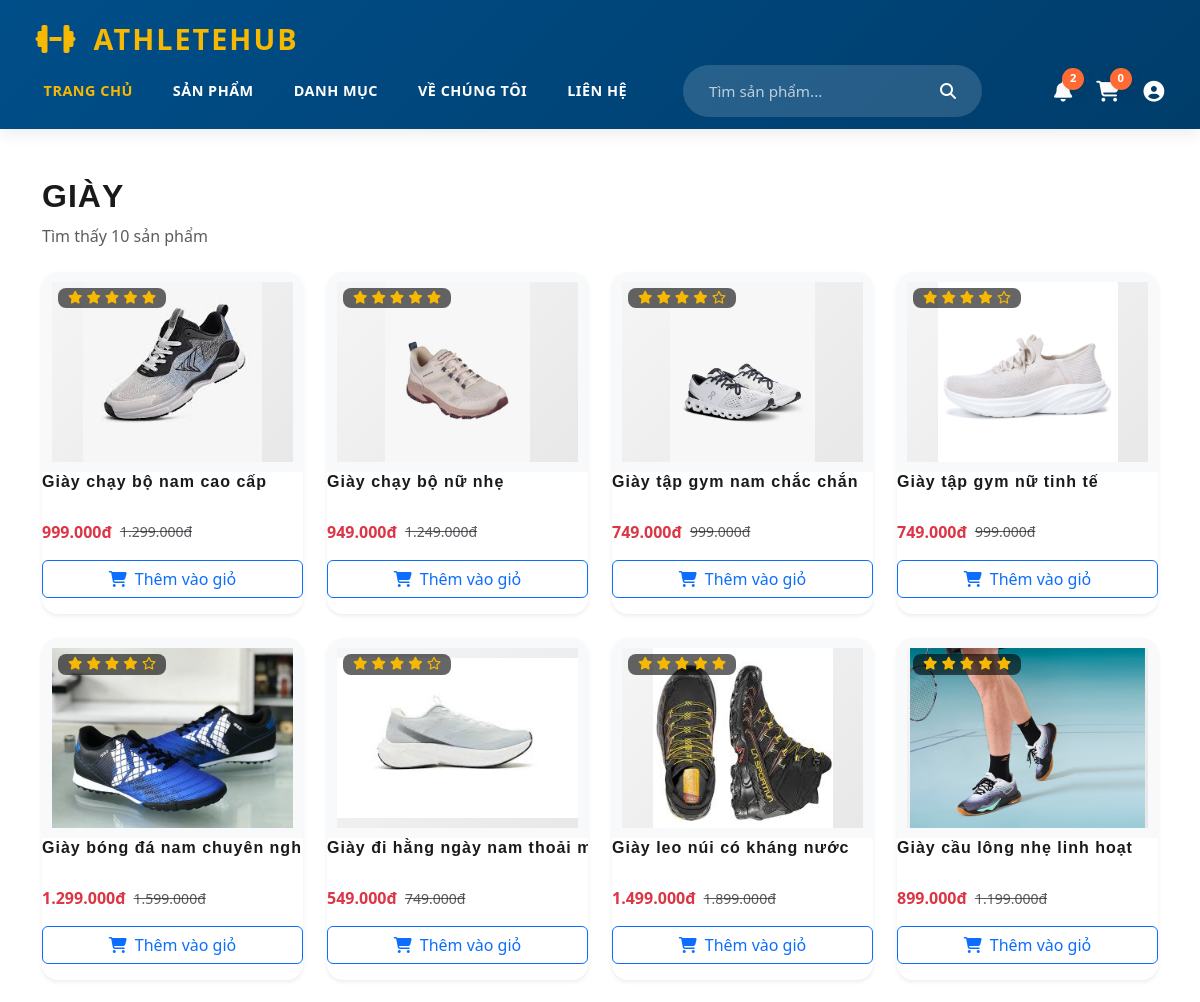
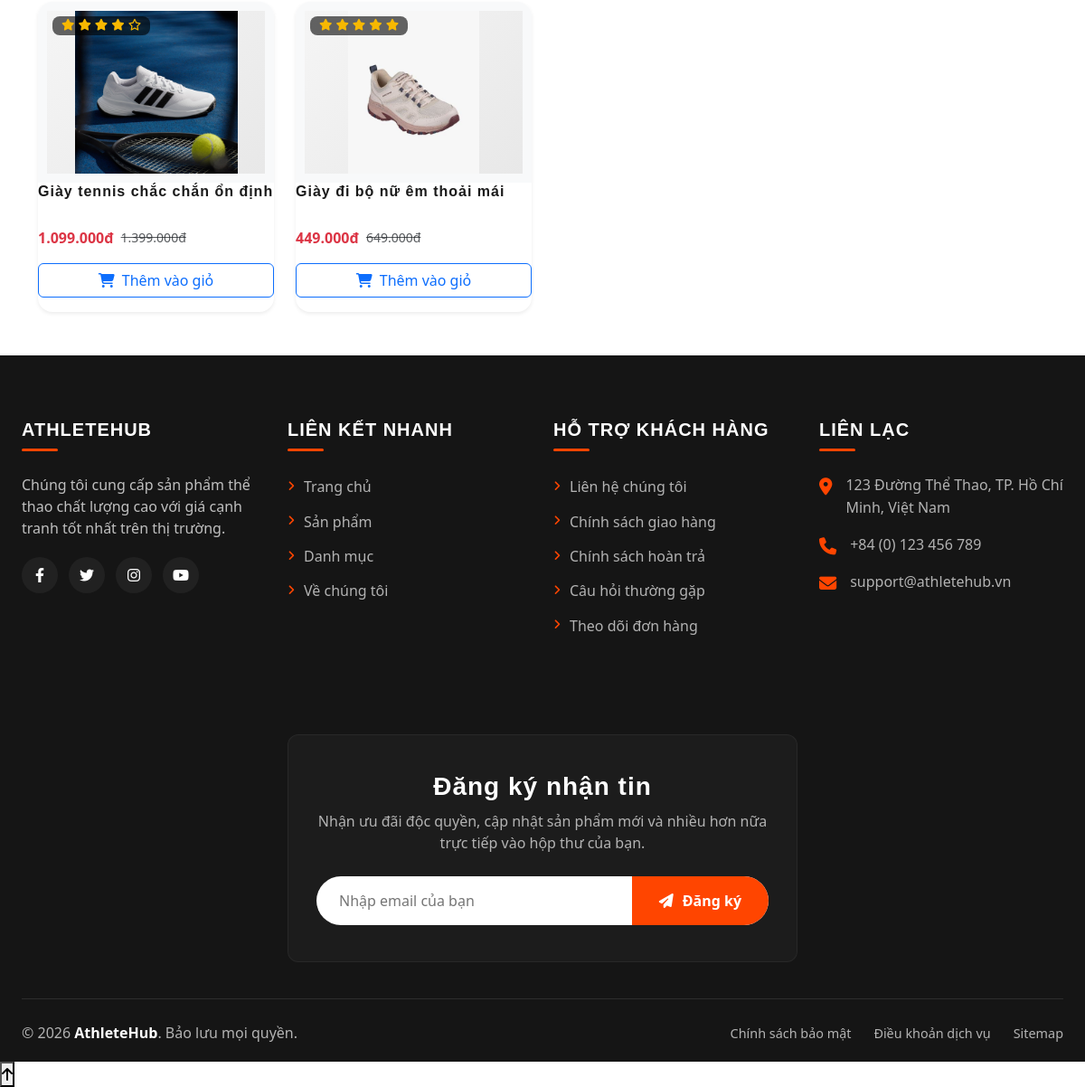
/Category_products.php?danh_muc_id=2, run on the app's committed database (2 pictures, top to bottom).
### tables this page shows
CREATE TABLE `san_pham` (
  `id` int(11) NOT NULL COMMENT 'ID sản phẩm',
  `danh_muc_id` int(11) DEFAULT NULL COMMENT 'ID danh mục',
  `ten` varchar(255) NOT NULL COMMENT 'Tên sản phẩm',
  `mo_ta` text DEFAULT NULL COMMENT 'Mô tả sản phẩm',
  `mo_ta_chi_tiet` longtext DEFAULT NULL COMMENT 'Mô tả chi tiết',
  `gia` decimal(15,2) NOT NULL COMMENT 'Giá bán',
  `gia_goc` decimal(15,2) DEFAULT NULL COMMENT 'Giá gốc',
  `phan_tram_giam` int(11) DEFAULT 0 COMMENT 'Phần trăm giảm giá',
  `ngay_bat_dau_giam` datetime DEFAULT NULL COMMENT 'Ngày bắt đầu giảm',
  `ngay_ket_thuc_giam` datetime DEFAULT NULL COMMENT 'Ngày kết thúc giảm',
  `trung_binh_sao` float DEFAULT 0 COMMENT 'Điểm đánh giá trung bình',
  `so_luong_danh_gia` int(11) DEFAULT 0 COMMENT 'Số lượng đánh giá',
  `hinh_anh_chinh` varchar(255) DEFAULT NULL COMMENT 'Hình ảnh chính',
  `trang_thai` tinyint(4) DEFAULT 1 COMMENT 'Trạng thái (1=hoạt động, 0=ẩn)',
  `la_noi_bat` tinyint(4) DEFAULT 0 COMMENT 'Là sản phẩm nổi bật?',
  `ngay_tao` datetime DEFAULT current_timestamp() COMMENT 'Ngày tạo',
  `ngay_cap_nhat` datetime DEFAULT current_timestamp() ON UPDATE current_timestamp()
);

### functions.php (called while the page is built, shortened)
<?php
function getCategoryKey($danhMucId) {
    $categoryMap = [
        1 => 'quan-ao',
        2 => 'giay',
        3 => 'thiet-bi',
        4 => 'phu-kien'
    ];
    return isset($categoryMap[$danhMucId]) ? $categoryMap[$danhMucId] : 'quan-ao';
}
function getProductsByCategory($conn, $categoryId) {
    $sql = "SELECT * FROM san_pham WHERE danh_muc_id = :cat_id AND trang_thai = 1";
    $stmt = $conn->prepare($sql);
    $stmt->bindParam(':cat_id', $categoryId, PDO::PARAM_INT);
    $stmt->execute();
    $products = $stmt->fetchAll(PDO::FETCH_ASSOC);
    return array_map(function($p) {
        return [
            'id' => $p['id'],
            'name' => $p['ten'],
            'description' => $p['mo_ta'],
            'price' => $p['gia'],
            'originalPrice' => $p['gia_goc'],
            'rating' => $p['trung_binh_sao'],
            'image' => $p['hinh_anh_chinh'],
            'category' => getCategoryKey($p['danh_muc_id']),
            'trung_binh_sao' => $p['trung_binh_sao'],
            'so_luong_danh_gia' => $p['so_luong_danh_gia'],
            'hinh_anh_chinh' => $p['hinh_anh_chinh'],
            'ten' => $p['ten'],
            'mo_ta' => $p['mo_ta'],
            'gia' => $p['gia'],
            'gia_goc' => $p['gia_goc']
        ];
    }, $products);
}
?>

### Category_products.php (the view, shortened to what this page needs)
<?php
require_once 'functions.php';
$db = new Database();
$conn = $db->connect();
$id_danhmuc = isset($_GET['danh_muc_id']) ? (int)$_GET['danh_muc_id'] : 0;
if ($id_danhmuc > 0) {
    $products = getProductsByCategory($conn, $id_danhmuc);
} else {
    header("Location: index.php");
}
?>
<!DOCTYPE html>
<html lang="vi">
<head>
    <link href="https://cdnjs.cloudflare.com/ajax/libs/bootstrap/5.3.2/css/bootstrap.min.css" rel="stylesheet">
    <link href="https://cdnjs.cloudflare.com/ajax/libs/font-awesome/6.4.0/css/all.min.css" rel="stylesheet">
    <link rel="stylesheet" href="css/variables.css">
    <link rel="stylesheet" href="css/navbar.css">
    <link rel="stylesheet" href="css/hero.css">
    <link rel="stylesheet" href="css/categories.css">
    <link rel="stylesheet" href="css/products.css">
    <link rel="stylesheet" href="css/footer.css">
    <link rel="stylesheet" href="css/utilities.css">
</head>
<body>
    <nav class="navbar navbar-expand-lg navbar-custom">
        <div class="container-custom">
            <a class="navbar-brand" href="#home">
                <i class="fas fa-dumbbell"></i>
                AthleteHub
            </a>
            <div class="collapse navbar-collapse" id="navbarNav">
                <ul class="navbar-nav ms-auto">
                    <li class="nav-item">
                        <a class="nav-link active" href="index.php">Trang chủ</a>
                    </li>
                    <li class="nav-item">
                        <a class="nav-link" href="products.php">Sản phẩm</a>
                    </li>
                    <li class="nav-item">
                        <a class="nav-link" href="#categories">Danh mục</a>
                    </li>
                    <li class="nav-item">
                        <a class="nav-link" href="#about">Về chúng tôi</a>
                    </li>
                    <li class="nav-item">
                        <a class="nav-link" href="#contact">Liên hệ</a>
                    </li>
                </ul>
                <div class="navbar-search-container">
                    <div class="navbar-search">
                        <input type="text" placeholder="Tìm sản phẩm..." class="search-input">
                        <button class="search-btn">
                            <i class="fas fa-search"></i>
                        </button>
                    </div>
                </div>
                <div class="navbar-right">
                    <div class="nav-notification">
                        <i class="fas fa-bell"></i>
                        <span class="notification-badge">2</span>
                    </div>
                    <div class="cart-icon" onclick="window.location.href='cart.php'">
                        <i class="fas fa-shopping-cart"></i>
                        <span class="cart-count">0</span>
                    </div>
                    <div class="user-account">
                        <i class="fas fa-user-circle"></i>
                    </div>
                </div>
            </div>
        </div>
    </nav>
<main class="container my-5">
    <div class="section-header mb-4">
        <h2 class="text-uppercase fw-bold">
            <?php
                $categoryName = "Sản phẩm";
                if($id_danhmuc == 2) $categoryName = "Giày";
                echo $categoryName;
            ?>
        </h2>
        <p class="text-muted">Tìm thấy <?php echo count($products); ?> sản phẩm</p>
    </div>
    <div class="row g-4">
        <?php if (!empty($products)): ?>
            <?php foreach ($products as $product): ?>
                <div class="col-lg-3 col-md-4 col-sm-6">
                    <div class="product-card h-100 shadow-sm border-0">
                        <div class="product-img-container position-relative">
                            <img src="public/<?php echo $product['image']; ?>" class="product-image" alt="<?php echo $product['name']; ?>">
                        </div>
                        <div class="card-body">
                            <h5 class="product-title text-truncate"><?php echo $product['name']; ?></h5>
                            <div class="product-rating mb-2 text-warning small">
                                <?php
                                    for($i = 1; $i <= 5; $i++) {
                                        echo $i <= $product['rating'] ? '<i class="fas fa-star"></i>' : '<i class="far fa-star"></i>';
                                    }
                                ?>
                            </div>
                            <div class="product-price d-flex align-items-center gap-2">
                                <span class="current-price fw-bold text-danger"><?php echo number_format($product['price'], 0, ',', '.'); ?>đ</span>
                                <?php if($product['originalPrice'] > $product['price']): ?>
                                    <span class="old-price text-muted text-decoration-line-through small"><?php echo number_format($product['originalPrice'], 0, ',', '.'); ?>đ</span>
                                <?php endif; ?>
                            </div>
                        </div>
                        <div class="card-footer bg-transparent border-0 pb-3">
                            <button class="btn btn-outline-primary w-100 add-to-cart-btn">
                                <i class="fas fa-shopping-cart me-2"></i>Thêm vào giỏ
                            </button>
                        </div>
                    </div>
                </div>
            <?php endforeach; ?>
        <?php endif; ?>
    </div>
</main>
</body>
    <footer class="footer">
        <div class="container-custom">
            <div class="footer-top">
                <div class="row">
                    <div class="col-lg-3 col-md-6">
                        <div class="footer-section">
                            <h4 class="footer-title">AthleteHub</h4>
                            <p style="color: #c0c0c0; margin-bottom: 20px;">Chúng tôi cung cấp sản phẩm thể thao chất
                                lượng cao với giá cạnh tranh tốt nhất trên thị trường.</p>
                            <div class="footer-socials">
                                <a href="#" class="social-link">
                                    <i class="fab fa-facebook-f"></i>
                                </a>
                                <a href="#" class="social-link">
                                    <i class="fab fa-twitter"></i>
                                </a>
                                <a href="#" class="social-link">
                                    <i class="fab fa-instagram"></i>
                                </a>
                                <a href="#" class="social-link">
                                    <i class="fab fa-youtube"></i>
                                </a>
                            </div>
                        </div>
                    </div>
                    <div class="col-lg-3 col-md-6">
                        <div class="footer-section">
                            <h4 class="footer-title">Liên kết nhanh</h4>
                            <ul class="footer-links">
                                <li><a href="index.php"><i class="fas fa-angle-right"></i>Trang chủ</a></li>
                                <li><a href="products.php"><i class="fas fa-angle-right"></i>Sản phẩm</a></li>
                                <li><a href="#categories"><i class="fas fa-angle-right"></i>Danh mục</a></li>
                                <li><a href="#"><i class="fas fa-angle-right"></i>Về chúng tôi</a></li>
                            </ul>
                        </div>
                    </div>
                    <div class="col-lg-3 col-md-6">
                        <div class="footer-section">
                            <h4 class="footer-title">Hỗ trợ khách hàng</h4>
                            <ul class="footer-links">
                                <li><a href="#"><i class="fas fa-angle-right"></i>Liên hệ chúng tôi</a></li>
                                <li><a href="#"><i class="fas fa-angle-right"></i>Chính sách giao hàng</a></li>
                                <li><a href="#"><i class="fas fa-angle-right"></i>Chính sách hoàn trả</a></li>
                                <li><a href="#"><i class="fas fa-angle-right"></i>Câu hỏi thường gặp</a></li>
                                <li><a href="#"><i class="fas fa-angle-right"></i>Theo dõi đơn hàng</a></li>
                            </ul>
                        </div>
                    </div>
                    <div class="col-lg-3 col-md-6">
                        <div class="footer-section">
                            <h4 class="footer-title">Liên lạc</h4>
                            <div class="contact-item">
                                <i class="fas fa-map-marker-alt"></i>
                                <p>123 Đường Thể Thao, TP. Hồ Chí Minh, Việt Nam</p>
                            </div>
                            <div class="contact-item">
                                <i class="fas fa-phone"></i>
                                <p>+84 (0) 123 456 789</p>
                            </div>
                            <div class="contact-item">
                                <i class="fas fa-envelope"></i>
                                <p>support@athletehub.vn</p>
                            </div>
                        </div>
                    </div>
                </div>
            </div>
            <div class="row mt-5">
                <div class="col-lg-6 mx-auto">
                    <div class="footer-newsletter">
                        <h3>Đăng ký nhận tin</h3>
                        <p>Nhận ưu đãi độc quyền, cập nhật sản phẩm mới và nhiều hơn nữa trực tiếp vào hộp thư của bạn.
                        </p>
                        <form class="newsletter-form">
                            <input type="email" class="newsletter-input" placeholder="Nhập email của bạn" required>
                            <button type="submit" class="newsletter-btn">
                                <i class="fas fa-paper-plane"></i>
                                Đăng ký
                            </button>
                        </form>
                    </div>
                </div>
            </div>
            <div class="footer-bottom">
                <div class="footer-bottom-content">
                    <div class="footer-copyright">
                        &copy;
                        <?php echo date("Y"); ?> <strong>AthleteHub</strong>. Bảo lưu mọi quyền.
                    </div>
                    <ul class="footer-bottom-links">
                        <li><a href="#">Chính sách bảo mật</a></li>
                        <li><a href="#">Điều khoản dịch vụ</a></li>
                        <li><a href="#">Sitemap</a></li>
                    </ul>
                </div>
            </div>
        </div>
    </footer>
    <button class="back-to-top" id="backToTop">
        <i class="fas fa-arrow-up"></i>
    </button>
</html>

### data on the page
san_pham: hinh_anh_chinh (picture), ten "Giày chạy bộ nam cao cấp", trung_binh_sao 5 (drawn), gia "999.000", gia_goc "1.299.000"
san_pham: hinh_anh_chinh (picture), ten "Giày chạy bộ nữ nhẹ", trung_binh_sao 5 (drawn), gia "949.000", gia_goc "1.249.000"
san_pham: hinh_anh_chinh (picture), ten "Giày tập gym nam chắc chắn", gia "749.000", gia_goc "999.000"
san_pham: hinh_anh_chinh (picture), ten "Giày tập gym nữ tinh tế", gia "749.000", gia_goc "999.000"
san_pham: hinh_anh_chinh (picture), ten "Giày bóng đá nam chuyên n…", gia "1.299.000", gia_goc "1.599.000"
san_pham: hinh_anh_chinh (picture), ten "Giày đi hằng ngày nam thoả…", gia "549.000", gia_goc "749.000"
san_pham: hinh_anh_chinh (picture), ten "Giày leo núi có kháng nước", trung_binh_sao 5 (drawn), gia "1.499.000", gia_goc "1.899.000"
san_pham: hinh_anh_chinh (picture), ten "Giày cầu lông nhẹ linh hoạt", trung_binh_sao 5 (drawn), gia "899.000", gia_goc "1.199.000"
san_pham: hinh_anh_chinh (picture), ten "Giày tennis chắc chắn ổn định", gia "1.099.000", gia_goc "1.399.000"
san_pham: hinh_anh_chinh (picture), ten "Giày đi bộ nữ êm thoải mái", trung_binh_sao 5 (drawn), gia "449.000", gia_goc "649.000"

### other printed values
$categoryName "GIÀY"
count($products) "10"
